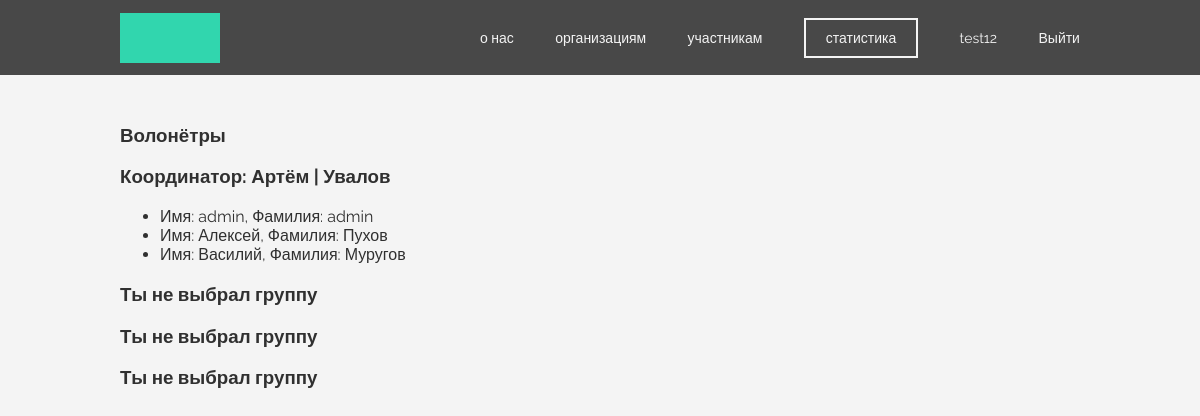
The page /cabinet/ (signed in) on the database its author committed.
### authapp/models.py (models this page shows, shortened)
class UserProfile(AbstractUser):
    email = models.EmailField(verbose_name='Почта')
    first_name = models.CharField(verbose_name='Имя', max_length=128)
    last_name = models.CharField(verbose_name='Фамилия', max_length=128)
    status = models.CharField(verbose_name='Статус', choices=Status.choices, default=Status.Volunteer, max_length=1)
    confirm = models.BooleanField(verbose_name='Подтверждён', default=False)

### mainapp/models.py (models this page shows, shortened)
class Group(models.Model):
    name = models.CharField(verbose_name='название группы', max_length=128)
    users_volonter = models.ManyToManyField(UserProfile)
    user_coordintator = models.ForeignKey(UserProfile, on_delete=models.CASCADE, related_name='coordinator')

### mainapp/views.py (the view)
# urls.py: path('cabinet/', mainapp.cabinet, name='cabinet'),
def cabinet(request):
    if Group.objects.filter(user_coordintator=request.user):
        group = Group.objects.filter(user_coordintator=request.user)
        content = {
            'title': 'Личный кабинет | координатора',
            'group': group,
        }
        return render(request, 'mainapp/lk/coordinator.html', content)
    elif request.user.is_staff:
        content = {
            'title': 'Личный кабинет | Администратор',
        }
        return render(request, 'mainapp/lk/admin.html', content)
    elif Group.objects.filter(users_volonter=request.user):
        group = Group.objects.filter(users_volonter=request.user)
        content = {
            'title': 'Личный кабинет | волонтёра',
            'group': group,
        }
        return render(request, 'mainapp/lk/volonter.html', content)
    else:
        content = {
            'title': 'Личный кабинет | Ошибка',
        }
        return render(request, 'mainapp/lk/error.html', content)

### mainapp/templates/mainapp/lk/volonter.html
{% extends 'mainapp/layouts/app.html' %}
{% load static %}
{% block content %}
    <div class="frame white_frame">
        <div class="content">
            {% if group %}
                <h3>Волонётры</h3>
                {% for item in group %}
                    <h3>Координатор: {{ item.user_coordintator.first_name }}
                        | {{ item.user_coordintator.last_name }}</h3>
                    <ul>
                        {% for volonters in item.users_volonter.all %}
                            <li>Имя: {{ volonters.first_name }}, Фамилия: {{ volonters.last_name }}</li>
                        {% endfor %}
                    </ul>
                    {% for volonters in item.users_volonter.all %}
                        {% if not volonters.confirm %}
                            <h3>Ты не выбрал группу</h3>
                        {% endif %}
                    {% endfor %}
                {% endfor %}
            {% endif %}
        </div>
    </div>
{% endblock %}

### mainapp/templates/mainapp/layouts/app.html (shortened to what this page needs)
{% load static %}
<!doctype html>
<html lang="ru">
<head>
    <link rel="stylesheet" href="{% static 'css/main.css' %}">
</head>
<body>
<div class="menu">
    <div class="content  menu_content">
        <div class="menu_left">
            <a href="{% url 'mainapp:index' %}"><div class="menu_left_logo"></div></a>
        </div>
        <div class="menu_right">
            <div class="menu_right_li"><a href="{% url 'mainapp:about' %}">о нас</a></div>
            <div class="menu_right_li"><a href="{% url 'mainapp:organizations' %}">организациям</a></div>
            <div class="menu_right_li"><a href="{% url 'mainapp:participants' %}">участникам</a></div>
            <div class="menu_right_li  statistic_button"><a href="#">статистика</a></div>
            {% if not user.is_authenticated %}
                <div class="menu_right_li"><a href="{% url 'authapp:register' %}">регистрация</a></div>
                <div class="menu_right_li"><a href="{% url 'authapp:login' %}">вход</a></div>
            {% else %}
                <div class="menu_right_li"><a href="{% url 'mainapp:cabinet' %}">{{ request.user.username }}</a></div>
                <div class="menu_right_li"><a href="{% url 'authapp:logout' %}">Выйти</a></div>
            {% endif %}
        </div>
    </div>
</div>
{% block content %}
{% endblock %}
</body>
</html>

### static/css/main.css (style rules this page uses)
body { margin: 0; background: #F4F4F4; color: #303030; font-family: "Raleway", sans-serif; }
div, input { box-sizing: border-box; }
.menu { width: 100%; background: #484848; height: 75px; display: flex; justify-content: center; align-items: center; margin-bottom: 30px; }
.menu_content { display: flex; justify-content: space-between; align-items: center; }
.menu_left_logo { height: 50px; width: 100px; background: #31D6AE; }
.menu_right { width: 600px; font-size: 14px; display: flex; justify-content: space-between; align-items: center; color: #F4F4F4; }
.menu_right_li a { text-decoration: none; color: #F4F4F4; }
.statistic_button { box-sizing: content-box; border: 2px solid #F4F4F4; padding: 10px 20px; }
.frame { width: 100%; display: flex; justify-content: center; }
.content { width: 960px; }

### rows shown on the page
UserProfile: user.username "test12", first_name "Алексей", last_name "Пухов", confirm "Ты не выбрал группу"
Group: user_coordintator.first_name "Артём", user_coordintator.last_name "Увалов"
UserProfile: first_name "admin", last_name "admin", confirm "Ты не выбрал группу"
UserProfile: first_name "Василий", last_name "Муругов", confirm "Ты не выбрал группу"
